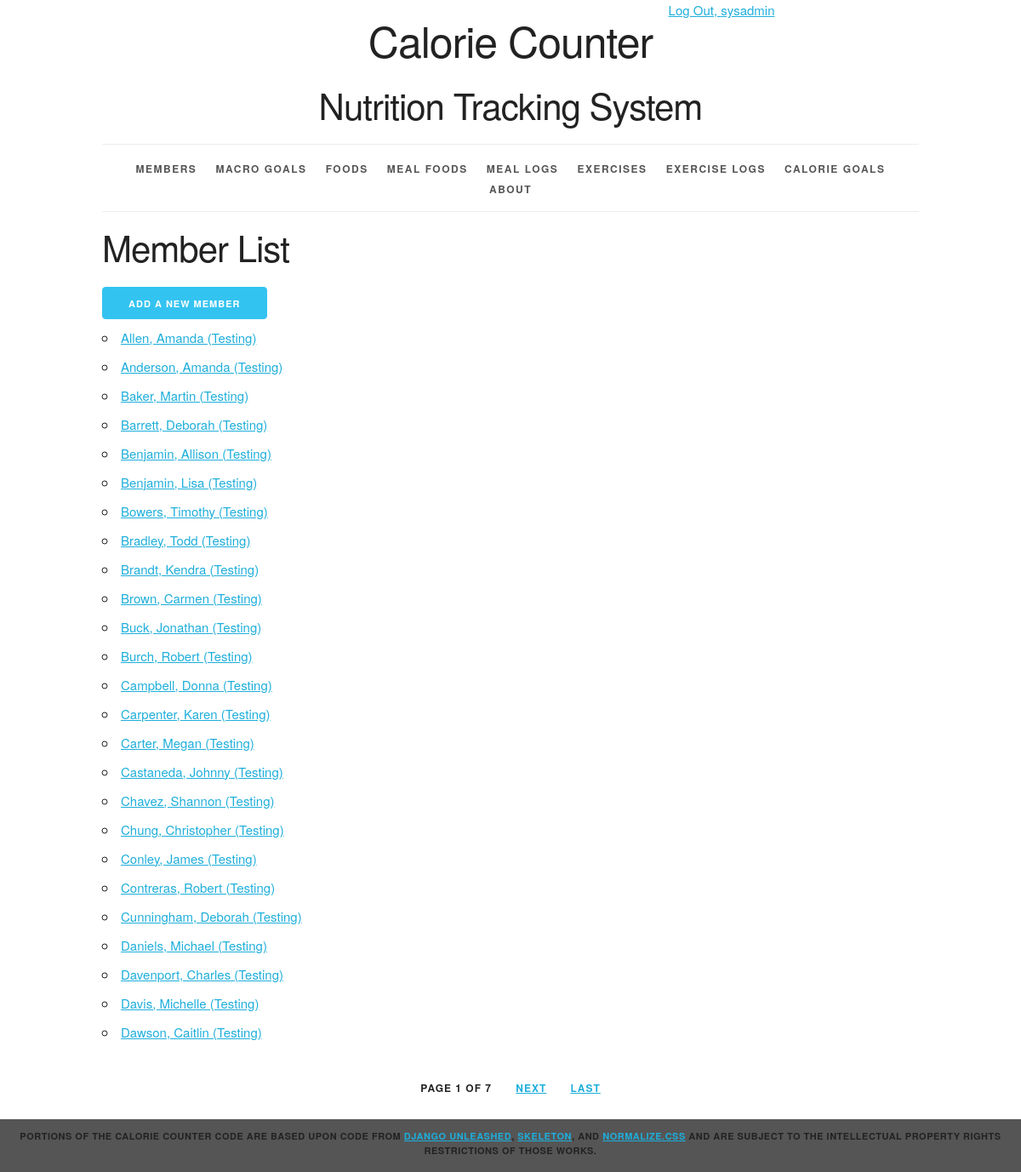
The app's page /member/ (signed in) with its own data.
### calorie_counter/models.py (models this page shows, shortened)
class Member(models.Model):
    SEX_CHOICES = [
        ('M', 'Male'),
        ('F', 'Female'),
    ]
    id = models.AutoField(primary_key=True)
    first_name = models.CharField(max_length=50)
    last_name = models.CharField(max_length=50)
    e_mail = models.EmailField(max_length=254, unique=True)
    height = models.IntegerField(help_text="Height in inches")
    weight = models.IntegerField(help_text="Weight in pounds")
    age = models.IntegerField(help_text="Age in years")
    sex = models.CharField(help_text="Male = M, Female = F", max_length=1, choices=SEX_CHOICES)
    date_joined = models.DateField()
    disambiguator = models.CharField(max_length=45, blank=True, default='')
    def __str__(self):
        if self.disambiguator == '':
            result = '%s %s ' % (self.last_name, self.first_name)
        else:
            result = '%s, %s (%s)' % (self.last_name, self.first_name, self.disambiguator)
        return result
    def get_absolute_url(self):
        return reverse('calorie_counter_member_detail_urlpattern',
                       kwargs={'pk': self.pk}
                       )
    class Meta:
        ordering = ['last_name', 'first_name', 'disambiguator']
        constraints = [
            models.UniqueConstraint(fields=['first_name', 'last_name', 'e_mail'], name='unique_member')
        ]

### calorie_counter/views.py (the view)
class MemberList(LoginRequiredMixin, PermissionRequiredMixin, PageLinksMixin, ListView):
    paginate_by = 25
    model = Member
    permission_required = 'calorie_counter.view_member'

### calorie_counter/utils.py (called while the page is built)
    def _page_urls(self, page_number):
        return "?{pkw}={n}".format(
            pkw=self.page_kwarg,
            n=page_number)

    def first_page(self, page):
        if page.number > 1:
            return self._page_urls(1)
        return None

    def previous_page(self, page):
        if (page.has_previous()
                and page.number > 2):
            return self._page_urls(
                page.previous_page_number())
        return None

    def next_page(self, page):
        last_page = page.paginator.num_pages
        if (page.has_next()
                and page.number < last_page - 1):
            return self._page_urls(
                page.next_page_number())
        return None

    def last_page(self, page):
        last_page = page.paginator.num_pages
        if page.number < last_page:
            return self._page_urls(last_page)
        return None

    def get_context_data(self, **kwargs):
        context = super().get_context_data(
            **kwargs)
        page = context.get('page_obj')
        if page is not None:
            context.update({
                'first_page_url':
                    self.first_page(page),
                'previous_page_url':
                    self.previous_page(page),
                'next_page_url':
                    self.next_page(page),
                'last_page_url':
                    self.last_page(page),
            })
        return context

### calorie_counter/templates/calorie_counter/member_list.html (shortened to what this page needs)
{%  extends 'calorie_counter/base.html' %}
{%  block content %}
    <h2> Member List </h2>
    <div>
        <a href="{% url 'calorie_counter_member_create_urlpattern' %}"
      class="button button-primary"> Add a new member </a>
    </div>
    <ul>
        {% for member in member_list %}
            <li>
                <a href="{{ member.get_absolute_url }}"> {{ member }} </a>
            </li>
        {%  empty   %}
            <li><em>There are currently no members.</em></li>
        {% endfor %}
    </ul>
{%  endblock %}

### calorie_counter/templates/calorie_counter/base.html (shortened to what this page needs)
{% load static %}
<!DOCTYPE html>
<html lang="en">
<head>
    <link rel="stylesheet" type="text/css"
          href="{% static 'calorie_counter/normalize.css' %}">
    <link rel="stylesheet" type="text/css"
          href="{% static 'calorie_counter/skeleton.css' %}">
    <link rel="stylesheet" type="text/css"
          href="{% static 'calorie_counter/style.css' %}">
</head>
<body>
<div class="container">
    <div class="status row">
            <div class="offset-by-eight four columns">
                <ul class="inline">
                    {% if user.is_authenticated %}
                        <li><a href="{% url 'logout_urlpattern' %}">
                            Log Out, {{ user.get_username }}</a></li>
                    {% else %}
                        <li><a href="{% url 'login_urlpattern' %}">
                            Log In</a></li>
                    {% endif %}
                </ul>
            </div>
        </div>
    <header class = "row">
        <div class = "offset-by-one ten columns">
            <h1 class = "top-title">Calorie Counter</h1>
            <h2>Nutrition Tracking System</h2>
        </div>
    </header>
    <nav>
        <ul>
            {%  if perms.calorie_counter.view_member %}
            <li>
                <a href="{% url 'calorie_counter_member_list_urlpattern' %}">
                    Members</a></li>
            {% endif %}
            {%  if perms.calorie_counter.view_daily_macro_goal %}
            <li>
                <a href="{% url 'calorie_counter_daily_macro_goal_list_urlpattern' %}">
                    Macro Goals</a></li>
            {% endif %}
            {%  if perms.calorie_counter.view_food %}
            <li>
                <a href="{% url 'calorie_counter_food_list_urlpattern' %}">
                    Foods</a></li>
            {% endif %}
            {%  if perms.calorie_counter.view_mealfood %}
            <li>
                <a href="{% url 'calorie_counter_meal_food_list_urlpattern' %}">
                    Meal Foods</a></li>
            {% endif %}
            {%  if perms.calorie_counter.view_meallog %}
            <li>
                <a href="{% url 'calorie_counter_meal_log_list_urlpattern' %}">
                    Meal Logs</a></li>
            {% endif %}
            {%  if perms.calorie_counter.view_exercise %}
            <li>
                <a href="{% url 'calorie_counter_exercise_list_urlpattern' %}">
                    Exercises</a></li>
            {% endif %}
            {%  if perms.calorie_counter.view_exerciselog %}
            <li>
                <a href="{% url 'calorie_counter_exercise_log_list_urlpattern' %}">
                    Exercise Logs</a></li>
            {% endif %}
            {%  if perms.calorie_counter.view_caloriegoal %}
            <li>
                <a href="{% url 'calorie_counter_calorie_goal_list_urlpattern' %}">
                    Calorie Goals</a></li>
            {% endif %}
            {%  if perms.calorie_counter.view_dailymacrogoal %}
            <li>
                <a href="{% url 'about_urlpattern' %}">
                    About</a></li>
            {% endif %}
        </ul>
    </nav>
    <main>
        {% block content %}{% endblock %}
    </main>
    {% if is_paginated %}
        <div class="row">
            <div class="twelve columns">
                <ul class="pagination">
                    <li>
                        Page {{ page_obj.number }}
                        of {{ paginator.num_pages }}
                    </li>
                    {% if next_page_url %}
                        <li>
                            <a href="{{ next_page_url }}">
                                Next</a>
                        </li>
                    {% endif %}
                    {% if last_page_url %}
                        <li>
                            <a href="{{ last_page_url }}">
                                Last</a>
                        </li>
                    {% endif %}
                </ul>
            </div>
        </div>
    {% endif %}
</div>
<footer>
       <p>Portions of the Calorie Counter code are based upon code from
        <a href="https://django-unleashed.com">Django Unleashed</a>,
        <a href="http://getskeleton.com/">Skeleton</a>, and
        <a href="https://necolas.github.io/normalize.css/">Normalize.css</a> and
        are subject to the intellectual property rights restrictions of those works.
    </p>
</footer>
</body>
</html>

### calorie_counter/static/calorie_counter/skeleton.css (style rules this page uses)
.container { position: relative; width: 100%; max-width: 960px; margin: 0 auto; padding: 0 20px; box-sizing: border-box; }
.column, .columns { width: 100%; float: left; box-sizing: border-box; }
@media (min-width: 400px) { .container { width: 85%; padding: 0; } }
@media (min-width: 550px) { .container { width: 80%; } }
@media (min-width: 550px) { .column, .columns { margin-left: 4%; } }
@media (min-width: 550px) { .column:first-child, .columns:first-child { margin-left: 0; } }
@media (min-width: 550px) { .four.columns { width: 30.6666666667%; } }
@media (min-width: 550px) { .ten.columns { width: 82.6666666667%; } }
@media (min-width: 550px) { .twelve.columns { width: 100%; margin-left: 0; } }
@media (min-width: 550px) { .offset-by-one.column, .offset-by-one.columns { margin-left: 8.66666666667%; } }
@media (min-width: 550px) { .offset-by-eight.column, .offset-by-eight.columns { margin-left: 69.3333333333%; } }
html { font-size: 62.5%; }
body { font-size: 1.5em; line-height: 1.6; font-weight: 400; font-family: "Raleway", "HelveticaNeue", "Helvetica Neue", Helvetica, Arial, sans-serif; color: #222; }
h1, h2, h3, h4, h5, h6 { margin-top: 0; margin-bottom: 2rem; font-weight: 300; }
h1 { font-size: 4.0rem; line-height: 1.2; letter-spacing: -.1rem; }
h2 { font-size: 3.6rem; line-height: 1.25; letter-spacing: -.1rem; }
@media (min-width: 550px) { h1 { font-size: 5.0rem; } }
@media (min-width: 550px) { h2 { font-size: 4.2rem; } }
p { margin-top: 0; }
a { color: #1EAEDB; }
.button, button, input[type="submit"], input[type="reset"], input[type="button"] { display: inline-block; height: 38px; padding: 0 30px; color: #555; text-align: center; font-size: 11px; font-weight: 600; line-height: 38px; letter-spacing: .1rem; text-transform: uppercase; text-decoration: none; white-space: nowrap; background-color: transparent; border-radius: 4px; border: 1px solid #bbb; cursor: pointer; box-sizing: border-box; }
.button.button-primary, button.button-primary, input[type="submit"].button-primary, input[type="reset"].button-primary, input[type="button"].button-primary { color: #FFF; background-color: #33C3F0; border-color: #33C3F0; }
ul { list-style: circle inside; }
ol, ul { padding-left: 0; margin-top: 0; }
li { margin-bottom: 1rem; }
button, .button { margin-bottom: 1rem; }
pre, blockquote, dl, figure, table, p, ul, ol, form { margin-bottom: 2.5rem; }
.container:after, .row:after, .u-cf { content: ""; display: table; clear: both; }

### calorie_counter/static/calorie_counter/style.css (style rules this page uses)
html { height: 100%; background-color: #555; }
body { background-color: white; }
body>div>header { text-align: center;; }
header h1 { display: inline-block; font-weight: normal; font-style: normal; width: 100%; margin-top: 0; padding-top: 0; }
nav { border-top: 1px solid #eee; width: 100%; border-bottom: 1px solid #eee; margin: 0 0 1em; padding: 0; }
nav ul { margin: 0; padding: 1em 0; list-style-type: none; text-align: center; }
nav ul li { display: inline; padding: 0; margin: 0 0.25em; font-weight: 600; text-transform: uppercase; text-align: center; font-size: 1rem; letter-spacing: .10rem; }
@media (min-width: 400px) { nav ul li { letter-spacing: .15rem; font-size: 1.2rem; margin: 0 0.5em; } }
@media (min-width: 550px) { nav ul li { margin: 0 0.75em; } }
nav ul li a { color: #555; text-decoration: none; background-color: transparent; cursor: pointer; }
.inline { list-style-type: none; padding: 0; margin: 0 0 -0.5em; }
.inline li { display: inline; }
.pagination li { display: inline-block; padding: 0; margin: 0 1em; font-weight: 600; text-transform: uppercase; font-size: 1.2rem; letter-spacing: .10rem; }
.pagination { margin: 0; padding: 1em 0; list-style-type: none; text-align: center; }
body>footer { width: 100%; background-color: #555; font-size: 1.1rem; letter-spacing: .05rem; font-weight: 600; text-transform: uppercase; text-align: center; padding: 1em 0; margin: 1em 0; }
body>footer p { margin-bottom: 0.5rem; }

### records on screen
Member: disambiguator+last_name+first_name "Allen, Amanda (Testing)"
Member: disambiguator+last_name+first_name "Anderson, Amanda (Testing)"
Member: disambiguator+last_name+first_name "Baker, Martin (Testing)"
Member: disambiguator+last_name+first_name "Barrett, Deborah (Testing)"
Member: disambiguator+last_name+first_name "Benjamin, Allison (Testing)"
Member: disambiguator+last_name+first_name "Benjamin, Lisa (Testing)"
Member: disambiguator+last_name+first_name "Bowers, Timothy (Testing)"
Member: disambiguator+last_name+first_name "Bradley, Todd (Testing)"
Member: disambiguator+last_name+first_name "Brandt, Kendra (Testing)"
Member: disambiguator+last_name+first_name "Brown, Carmen (Testing)"
Member: disambiguator+last_name+first_name "Buck, Jonathan (Testing)"
Member: disambiguator+last_name+first_name "Burch, Robert (Testing)"
Member: disambiguator+last_name+first_name "Campbell, Donna (Testing)"
Member: disambiguator+last_name+first_name "Carpenter, Karen (Testing)"
Member: disambiguator+last_name+first_name "Carter, Megan (Testing)"
Member: disambiguator+last_name+first_name "Castaneda, Johnny (Testing)"
Member: disambiguator+last_name+first_name "Chavez, Shannon (Testing)"
Member: disambiguator+last_name+first_name "Chung, Christopher (Testing)"
Member: disambiguator+last_name+first_name "Conley, James (Testing)"
Member: disambiguator+last_name+first_name "Contreras, Robert (Testing)"
Member: disambiguator+last_name+first_name "Cunningham, Deborah (Testing)"
Member: disambiguator+last_name+first_name "Daniels, Michael (Testing)"
Member: disambiguator+last_name+first_name "Davenport, Charles (Testing)"
Member: disambiguator+last_name+first_name "Davis, Michelle (Testing)"
Member: disambiguator+last_name+first_name "Dawson, Caitlin (Testing)"

### other values on screen
{{ user.get_username }} "sysadmin"
{{ page_obj.number }} "1"
{{ paginator.num_pages }} "7"
